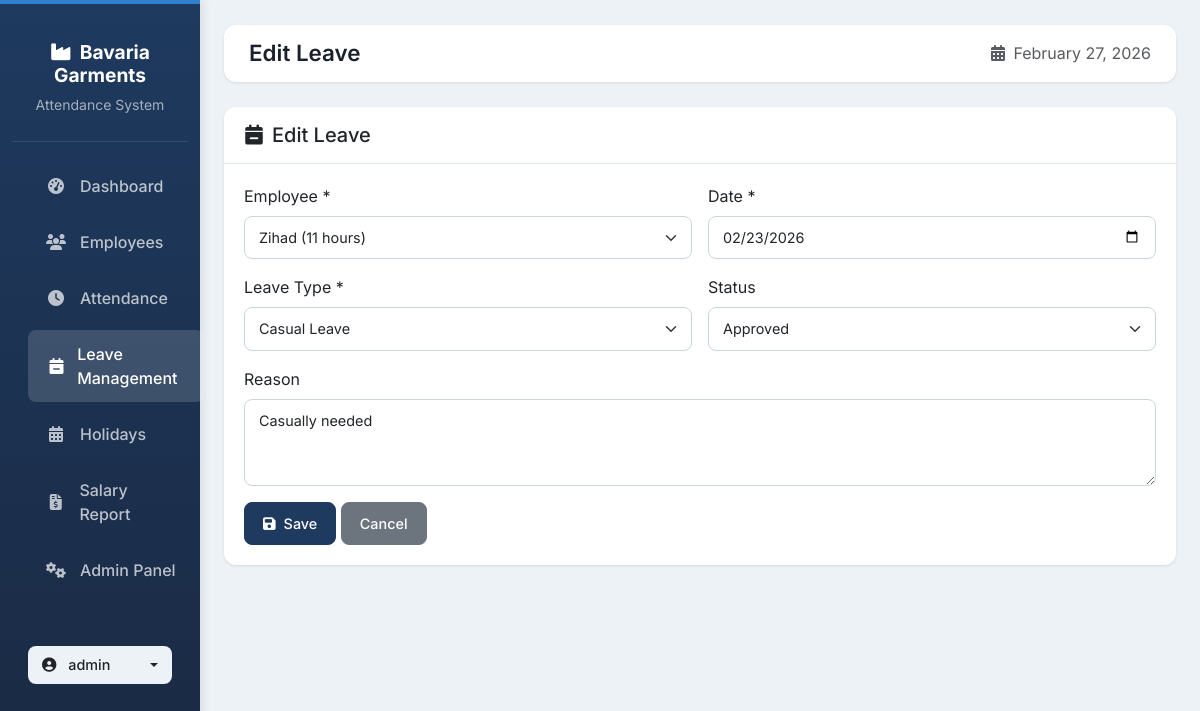
Screenshot of /leave/1/update/ (signed in) with the database file from the repository.
### apps/accounts/models.py (models this page shows, shortened)
class User(AbstractUser):
    ROLE_CHOICES = (
        ('admin', 'Admin'),
        ('hr', 'HR'),
        ('viewer', 'Viewer'),
    )
    role = models.CharField(max_length=20, choices=ROLE_CHOICES, default='viewer')
    phone = models.CharField(max_length=20, blank=True)
    address = models.TextField(blank=True)
    profile_picture = models.ImageField(upload_to='profiles/', blank=True, null=True)
    created_at = models.DateTimeField(auto_now_add=True)
    updated_at = models.DateTimeField(auto_now=True)
    class Meta:
        db_table = 'users'
        verbose_name = _('user')
        verbose_name_plural = _('users')
        ordering = ['-date_joined']
    @property
    def is_admin(self):
        return self.role == 'admin' or self.is_superuser

### apps/leave_management/models.py (models this page shows, shortened)
class Leave(models.Model):
    LEAVE_TYPE_CHOICES = (
        ('SL', 'Sick Leave'),
        ('CL', 'Casual Leave'),
        ('PL', 'Privilege Leave'),
        ('ML', 'Maternity Leave'),
        ('LWP', 'Leave Without Pay'),
        ('WL', 'Wedding Leave'),
    )
    STATUS_CHOICES = (
        ('pending', 'Pending'),
        ('approved', 'Approved'),
        ('rejected', 'Rejected'),
    )
    employee = models.ForeignKey(
        'employees.Employee',
        on_delete=models.CASCADE,
        related_name='leaves'
    )
    date = models.DateField()
    leave_type = models.CharField(max_length=10, choices=LEAVE_TYPE_CHOICES)
    reason = models.TextField(blank=True)
    status = models.CharField(max_length=20, choices=STATUS_CHOICES, default='pending')
    is_paid = models.BooleanField(default=True)
    approved_by = models.ForeignKey(
        'accounts.User',
        on_delete=models.SET_NULL,
        null=True,
        blank=True,
        related_name='approved_leaves'
    )
    approved_date = models.DateTimeField(null=True, blank=True)
    created_at = models.DateTimeField(auto_now_add=True)
    updated_at = models.DateTimeField(auto_now=True)
    class Meta:
        db_table = 'leaves'
        verbose_name = 'Leave'
        verbose_name_plural = 'Leaves'
        ordering = ['-date']
        constraints = [
            models.UniqueConstraint(fields=['employee', 'date', 'leave_type'], name='unique_leave')
        ]
        indexes = [
            models.Index(fields=['employee', 'date']),
            models.Index(fields=['date']),
            models.Index(fields=['leave_type']),
            models.Index(fields=['status']),
        ]

### apps/leave_management/views.py (the view, shortened to what this page needs)
# urls.py: path('<int:pk>/update/', views.LeaveUpdateView.as_view(), name='leave_update'),
class LeaveUpdateView(LeaveMixin, UpdateView):
    model = Leave
    form_class = LeaveForm
    template_name = 'leave_management/leave_form.html'
    success_url = reverse_lazy('leave:leave_list')

### apps/leave_management/forms.py (shortened to what this page needs)
class LeaveForm(forms.ModelForm):
    class Meta:
        model = Leave
        fields = ['employee', 'date', 'leave_type', 'reason', 'status', 'is_paid']
        widgets = {
            'employee': forms.Select(attrs={'class': 'form-select'}),
            'date': forms.DateInput(attrs={'class': 'form-control', 'type': 'date'}),
            'leave_type': forms.Select(attrs={'class': 'form-select'}),
            'reason': forms.Textarea(attrs={'class': 'form-control', 'rows': 3}),
            'status': forms.Select(attrs={'class': 'form-select'}),
            'is_paid': forms.CheckboxInput(attrs={'class': 'form-check-input'}),
        }
    def __init__(self, *args, **kwargs):
        super().__init__(*args, **kwargs)
        self.fields['employee'].queryset = Employee.objects.filter(status=True)

### apps/employees/models.py (called while the page is built)
    def __str__(self):
        return f"{self.name} ({self.category})"

### apps/leave_management/views.py (called while the page is built)
    def test_func(self):
        return self.request.user.is_admin or self.request.user.is_hr

### templates/leave_management/leave_form.html (shortened to what this page needs)
{% extends 'base.html' %}
{% block page_title %}{% if object %}Edit{% else %}Add{% endif %} Leave{% endblock %}
{% block content %}
<div class="card">
    <div class="card-header">
        <h5 class="mb-0"><i class="fas fa-calendar-minus me-2"></i>{% if object %}Edit{% else %}Add{% endif %} Leave</h5>
    </div>
    <div class="card-body">
        <form method="post" class="row g-3">
            <div class="col-md-6">
                <label class="form-label">Employee *</label>
                {{ form.employee }}
            </div>
            <div class="col-md-6">
                <label class="form-label">Date *</label>
                {% if object %}
                <input type="date" name="date" class="form-control" value="{{ object.date|date:'Y-m-d' }}" required>
                {% else %}
                <input type="date" name="date" class="form-control" value="{{ form.date.value|default:'' }}" required>
                {% endif %}
            </div>
            <div class="col-md-6">
                <label class="form-label">Leave Type *</label>
                <select name="leave_type" class="form-select" required>
                    <option value="CL" {% if form.leave_type.value == 'CL' or object and object.leave_type == 'CL' %}selected{% endif %}>Casual Leave</option>
                </select>
            </div>
            <div class="col-md-6">
                <label class="form-label">Status</label>
                <select name="status" class="form-select">
                    <option value="approved" {% if form.status.value == 'approved' or object and object.status == 'approved' %}selected{% endif %}>Approved</option>
                </select>
            </div>
            <div class="col-12">
                <label class="form-label">Reason</label>
                {% if object %}
                <textarea name="reason" class="form-control" rows="3">{{ object.reason|default:'' }}</textarea>
                {% else %}
                <textarea name="reason" class="form-control" rows="3">{{ form.reason.value|default:'' }}</textarea>
                {% endif %}
            </div>
            <div class="col-12">
                <button type="submit" class="btn btn-primary">
                    <i class="fas fa-save me-2"></i>Save
                </button>
                <a href="{% url 'leave:leave_list' %}" class="btn btn-secondary">Cancel</a>
            </div>
        </form>
    </div>
</div>
{% endblock %}

### templates/base.html (shortened to what this page needs)
{% load static %}
<!DOCTYPE html>
<html lang="en">
<head>
    <link href="https://cdn.jsdelivr.net/npm/bootstrap@5.3.0/dist/css/bootstrap.min.css" rel="stylesheet">
    <link href="https://cdnjs.cloudflare.com/ajax/libs/font-awesome/6.4.0/css/all.min.css" rel="stylesheet">
</head>
<body>
    <div class="container-fluid">
        <div class="row">
            {% if user.is_authenticated %}
            <nav class="col-md-3 col-lg-2 d-md-block sidebar collapse show">
                <div class="position-sticky pt-3">
                    <div class="brand-section">
                        <h4><i class="fas fa-industry me-2"></i>Bavaria Garments</h4>
                        <small style="color: rgba(255,255,255,0.6);">Attendance System</small>
                    </div>
                    <ul class="nav flex-column mt-3">
                        <li class="nav-item">
                            <a href="{% url 'dashboard:dashboard' %}" class="{% if request.resolver_match.url_name == 'dashboard' %}active{% endif %}">
                                <i class="fas fa-tachometer-alt"></i> Dashboard
                            </a>
                        </li>
                        {% if user.is_admin or user.is_hr %}
                        <li class="nav-item">
                            <a href="{% url 'employees:employee_list' %}" class="{% if 'employees' in request.path %}active{% endif %}">
                                <i class="fas fa-users"></i> Employees
                            </a>
                        </li>
                        <li class="nav-item">
                            <a href="{% url 'attendance:attendance_list' %}" class="{% if 'attendance' in request.path %}active{% endif %}">
                                <i class="fas fa-clock"></i> Attendance
                            </a>
                        </li>
                        <li class="nav-item">
                            <a href="{% url 'leave:leave_list' %}" class="{% if 'leave' in request.path %}active{% endif %}">
                                <i class="fas fa-calendar-minus"></i> Leave Management
                            </a>
                        </li>
                        <li class="nav-item">
                            <a href="{% url 'holidays:holiday_list' %}" class="{% if 'holidays' in request.path %}active{% endif %}">
                                <i class="fas fa-calendar-alt"></i> Holidays
                            </a>
                        </li>
                        {% endif %}
                        <li class="nav-item">
                            <a href="{% url 'dashboard:salary_report' %}" class="{% if 'salary' in request.path %}active{% endif %}">
                                <i class="fas fa-file-invoice-dollar"></i> Salary Report
                            </a>
                        </li>
                        {% if user.is_admin %}
                        <li class="nav-item">
                            <a href="/admin" target="_blank">
                                <i class="fas fa-cogs"></i> Admin Panel
                            </a>
                        </li>
                        {% endif %}
                    </ul>
                    <div class="mt-4 px-3">
                        <div class="dropdown">
                            <button class="btn user-dropdown dropdown-toggle w-100 d-flex align-items-center justify-content-between" type="button" data-bs-toggle="dropdown">
                                <span><i class="fas fa-user-circle me-2"></i> {{ user.username }}</span>
                            </button>
                        </div>
                    </div>
                </div>
            </nav>
            {% endif %}
            <main class="col-md-9 ms-sm-auto col-lg-10 px-md-4 main-content">
                {% if user.is_authenticated %}
                <nav class="modern-navbar d-flex justify-content-between align-items-center">
                    <div class="d-flex align-items-center">
                        <h1 class="page-title">{% block page_title %}Dashboard{% endblock %}</h1>
                    </div>
                    <div class="d-flex align-items-center">
                        <span class="text-muted">
                            <i class="fas fa-calendar-alt me-1"></i> {% now "F j, Y" %}
                        </span>
                    </div>
                </nav>
                {% endif %}
                {% block content %}{% endblock %}
            </main>
        </div>
    </div>
</body>
</html>

### templates/base.html (style rules this page uses)
:root { --primary-color: #1e3a5f; --primary-light: #2c5282; --primary-dark: #1a2942; --secondary-color: #4a5568; --accent-color: #3182ce; --success-color: #38a169; --danger-color: #e53e3e; --warning-color: #d69e2e; --info-color: #3182ce; --white: #ffffff; --gray-50: #f7fafc; --gray-100: #edf2f7; --gray-200: #e2e8f0; --gray-300: #cbd5e0; --gray-400: #a0aec0; --gray-500: #718096; --gray-600: #4a5568; --gray-700: #2d3748; --gray-800: #1a202c; --gray-900: #171923; }
* { font-family: 'Inter', sans-serif; }
body { font-family: 'Inter', sans-serif; background-color: var(--gray-100); color: var(--gray-800); }
.sidebar { min-height: 100vh; background: linear-gradient(180deg, var(--primary-color) 0%, var(--primary-dark) 100%); color: white; box-shadow: 2px 0 10px rgba(0,0,0,0.1); position: fixed; left: 0; top: 0; z-index: 1000; }
.sidebar::before { content: ''; position: absolute; top: 0; left: 0; right: 0; height: 4px; background: var(--accent-color); }
.sidebar .brand-section { padding: 25px 20px; text-align: center; border-bottom: 1px solid rgba(255,255,255,0.1); }
.sidebar .brand-section h4 { font-weight: 700; font-size: 1.2rem; margin-bottom: 5px; color: white; }
.sidebar a { color: rgba(255,255,255,0.7); text-decoration: none; padding: 12px 20px; display: flex; align-items: center; border-radius: 8px; margin: 4px 12px; transition: all 0.2s ease; font-weight: 500; }
.sidebar a:hover, .sidebar a.active { background: rgba(255,255,255,0.15); color: white; transform: translateX(4px); }
.sidebar a i { width: 24px; text-align: center; margin-right: 12px; font-size: 1rem; }
.main-content { padding: 25px; margin-left: 240px; min-height: 100vh; }
.modern-navbar { background: var(--white); border-radius: 12px; box-shadow: 0 1px 3px rgba(0,0,0,0.1); padding: 15px 25px; margin-bottom: 25px; }
.page-title { font-size: 1.4rem; font-weight: 600; color: var(--gray-800); margin: 0; }
.card { border: none; border-radius: 12px; box-shadow: 0 1px 3px rgba(0,0,0,0.1); margin-bottom: 24px; background: var(--white); }
.card-header { background: var(--white); border-bottom: 1px solid var(--gray-200); font-weight: 600; padding: 16px 20px; border-radius: 12px 12px 0 0 !important; }
.card-body { padding: 20px; }
.btn { border-radius: 8px; padding: 10px 18px; font-weight: 500; transition: all 0.2s ease; font-size: 0.9rem; }
.btn-primary { background: var(--primary-color); border-color: var(--primary-color); }
.form-control, .form-select { border-radius: 8px; padding: 10px 14px; border: 1px solid var(--gray-300); font-size: 0.9rem; }
.user-dropdown { background: var(--gray-100); border-radius: 8px; padding: 8px 14px; border: none; }

### rows the page displays
User: username "admin"
Leave: employee "Zihad (11 hours)", date "02/23/2026", leave_type "Casual Leave", status "Approved", reason "Casually needed"
